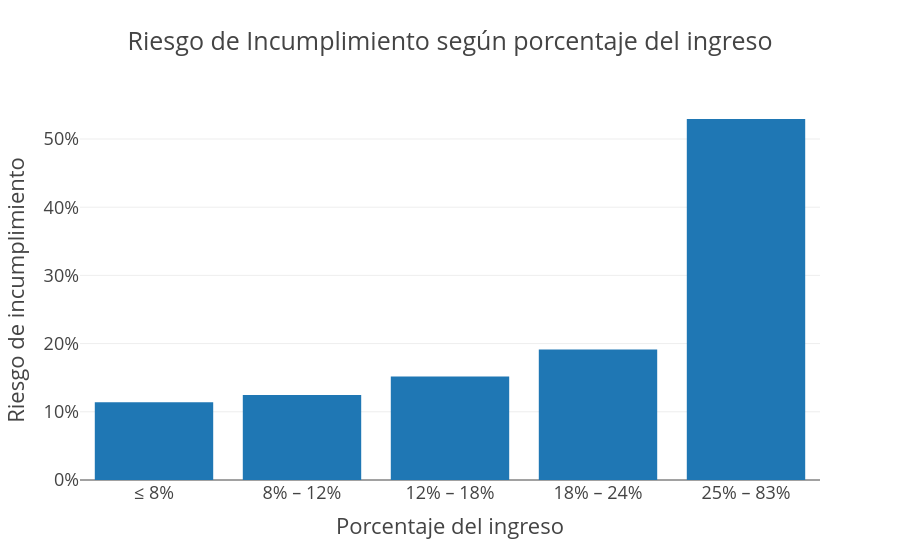

The code cell stored with this chart in its notebook:
### Code cell
fig = px.bar(
    dfPercentIncome,
    x='percentIncome_pct_bin',
    y='default_rate',
    labels={
        "percentIncome_pct_bin": "Porcentaje del ingreso",
        "default_rate": "Riesgo de incumplimiento ",
    },
    title="Riesgo de Incumplimiento según porcentaje del ingreso"
    
)

fig.update_layout(
    xaxis=dict(
        tickmode='array',
        tickvals=['(-0.001, 0.08]', '(0.08, 0.12]', '(0.12, 0.18]','(0.18, 0.25]','(0.25, 0.83]'],
        ticktext=['≤ 8%', '8% – 12%', '12% – 18%','18% – 24%','25% – 83%']
    ),
    yaxis=dict(
        tickformat=".0%"
    )
)

fig.update_traces(
    hovertemplate=
    "<b>Porcentaje del ingreso menor al: </b> %{x}<br>" +
    "<b>Riesgo de incumplimiento: </b> %{y}<extra></extra>"
)

fig.show()

### Figure 1 — Plotly figure (JSON) as saved in the notebook; plotly's stock layout.template omitted (floating-point values rounded to 4 significant figures)
{"data": [{"hovertemplate": "<b>Porcentaje del ingreso menor al: </b> %{x}<br><b>Riesgo de incumplimiento: </b> %{y}<extra></extra>", "legendgroup": "", "marker": {"color": "#1F77B4", "pattern": {"shape": ""}}, "name": "", "orientation": "v", "showlegend": false, "textposition": "auto", "type": "bar", "x": ["(-0.001, 0.08]", "(0.08, 0.12]", "(0.12, 0.18]", "(0.18, 0.25]", "(0.25, 0.83]"], "xaxis": "x", "y": [0.1141, 0.1246, 0.1517, 0.1914, 0.5293], "yaxis": "y"}], "layout": {"barmode": "relative", "legend": {"tracegroupgap": 0}, "title": {"text": "Riesgo de Incumplimiento según porcentaje del ingreso"}, "xaxis": {"anchor": "y", "domain": [0, 1], "tickmode": "array", "ticktext": ["≤ 8%", "8% – 12%", "12% – 18%", "18% – 24%", "25% – 83%"], "tickvals": ["(-0.001, 0.08]", "(0.08, 0.12]", "(0.12, 0.18]", "(0.18, 0.25]", "(0.25, 0.83]"], "title": {"text": "Porcentaje del ingreso"}}, "yaxis": {"anchor": "x", "domain": [0, 1], "tickformat": ".0%", "title": {"text": "Riesgo de incumplimiento "}}}}
